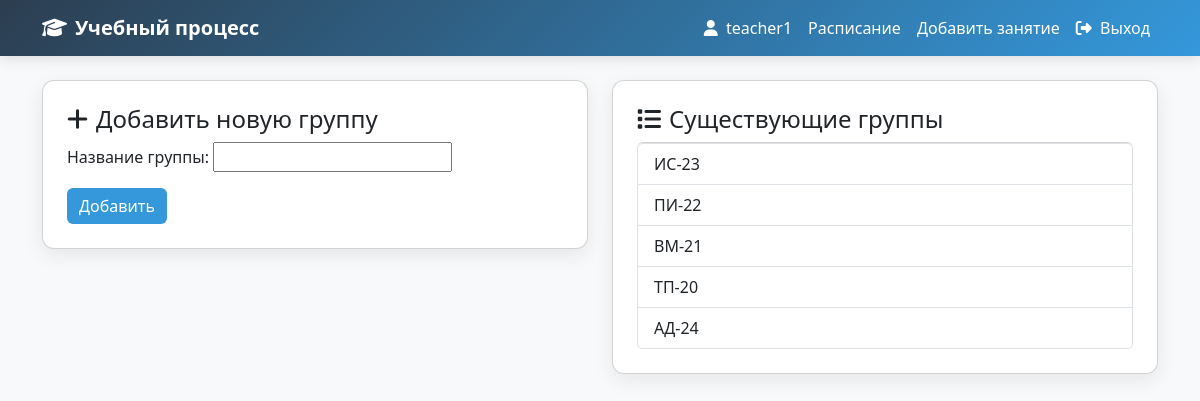
The page /schedule/manage-groups/ (signed in) on the database its author committed.
### schedule/models.py (models this page shows, shortened)
class Group(models.Model):
    name = models.CharField(max_length=50, verbose_name="Название группы")

### schedule/views.py (the view)
# urls.py: path('manage-groups/', views.manage_groups, name='manage_groups'),
@login_required
def manage_groups(request):
    if request.user.profile.role not in ['teacher', 'admin']:
        return redirect('profile')
    groups = Group.objects.all()
    if request.method == 'POST':
        form = GroupForm(request.POST)
        if form.is_valid():
            form.save()
            messages.success(request, 'Группа добавлена.')
            return redirect('manage_groups')
    else:
        form = GroupForm()
    return render(request, 'schedule/manage_groups.html', {'form': form, 'groups': groups})

### schedule/forms.py
class GroupForm(forms.ModelForm):
    class Meta:
        model = Group
        fields = ['name']

### templates/schedule/manage_groups.html (shortened to what this page needs)
{% extends 'base.html' %}
{% block content %}
<div class="row">
    <div class="col-lg-6">
        <div class="card p-4 mb-4 slide-up">
            <h4><i class="fas fa-plus me-2"></i>Добавить новую группу</h4>
            <form method="post">
                <div class="mb-3">
                    {{ form.name.label_tag }}
                    {{ form.name }}
                </div>
                <button type="submit" class="btn btn-primary">Добавить</button>
            </form>
        </div>
    </div>
    <div class="col-lg-6">
        <div class="card p-4 mb-4 slide-up">
            <h4><i class="fas fa-list me-2"></i>Существующие группы</h4>
            {% if groups %}
                <ul class="list-group">
                    {% for group in groups %}
                        <li class="list-group-item">{{ group.name }}</li>
                    {% endfor %}
                </ul>
            {% else %}
                <p class="text-muted">Нет групп.</p>
            {% endif %}
        </div>
    </div>
</div>
{% endblock %}

### templates/base.html (shortened to what this page needs)
<!DOCTYPE html>
<html lang="ru">
<head>
    <link href="https://cdn.jsdelivr.net/npm/bootstrap@5.3.3/dist/css/bootstrap.min.css" rel="stylesheet">
    <link rel="stylesheet" href="https://cdnjs.cloudflare.com/ajax/libs/font-awesome/6.5.0/css/all.min.css">
</head>
<body>
    <nav class="navbar navbar-expand-lg navbar-dark">
        <div class="container">
            <a class="navbar-brand" href="{% url 'home' %}">
                <i class="fas fa-graduation-cap me-2"></i>Учебный процесс
            </a>
            <div class="collapse navbar-collapse" id="navbarNav">
                <ul class="navbar-nav ms-auto">
                    {% if user.is_authenticated %}
                        <li class="nav-item">
                            <a class="nav-link text-white" href="{% url 'profile' %}">
                                <i class="fas fa-user me-1"></i> {{ user.username }}
                            </a>
                        </li>
                        {% if user.profile.role == 'teacher' %}
                            <li class="nav-item"><a class="nav-link text-white" href="{% url 'my_schedule' %}">Расписание</a></li>
                            <li class="nav-item"><a class="nav-link text-white" href="{% url 'add_lesson' %}">Добавить занятие</a></li>
                        {% elif user.profile.role == 'student' %}
                            <li class="nav-item"><a class="nav-link text-white" href="{% url 'my_schedule' %}">Моё расписание</a></li>
                        {% endif %}
                        <li class="nav-item">
                            <a class="nav-link text-white" href="{% url 'logout' %}">
                                <i class="fas fa-sign-out-alt me-1"></i> Выход
                            </a>
                        </li>
                    {% else %}
                        <li class="nav-item"><a class="nav-link text-white" href="{% url 'login' %}">Вход</a></li>
                        <li class="nav-item"><a class="nav-link text-white" href="{% url 'register' %}">Регистрация</a></li>
                    {% endif %}
                </ul>
            </div>
        </div>
    </nav>
    <main class="container py-4">
        <div class="fade-in">
            {% block content %}{% endblock %}
        </div>
    </main>
</body>
</html>

### templates/base.html (style rules this page uses)
:root { --primary: #2c3e50; --secondary: #3498db; --accent: #1abc9c; --light: #ecf0f1; --dark: #2c3e50; --success: #2ecc71; --danger: #e74c3c; }
body { background-color: #f8f9fa; font-family: 'Segoe UI', Tahoma, Geneva, Verdana, sans-serif; overflow-x: hidden; }
.navbar-brand { font-weight: 700; color: white !important; }
.navbar { background: linear-gradient(135deg, var(--primary), var(--secondary)); box-shadow: 0 4px 12px rgba(0,0,0,0.1); }
.card { border-radius: 12px; box-shadow: 0 6px 20px rgba(0,0,0,0.08); transition: transform 0.3s ease, box-shadow 0.3s ease; overflow: hidden; }
.btn-primary { background: var(--secondary); border: none; transition: all 0.3s ease; }
.fade-in { opacity: 0; animation: fadeIn 0.8s ease forwards; }
.slide-up { opacity: 0; transform: translateY(20px); animation: fadeIn 0.6s ease forwards; }

### rows shown on the page
Group: name "ИС-23"
Group: name "ПИ-22"
Group: name "ВМ-21"
Group: name "ТП-20"
Group: name "АД-24"

### other values the page prints
{{ user.username }} "teacher1"
